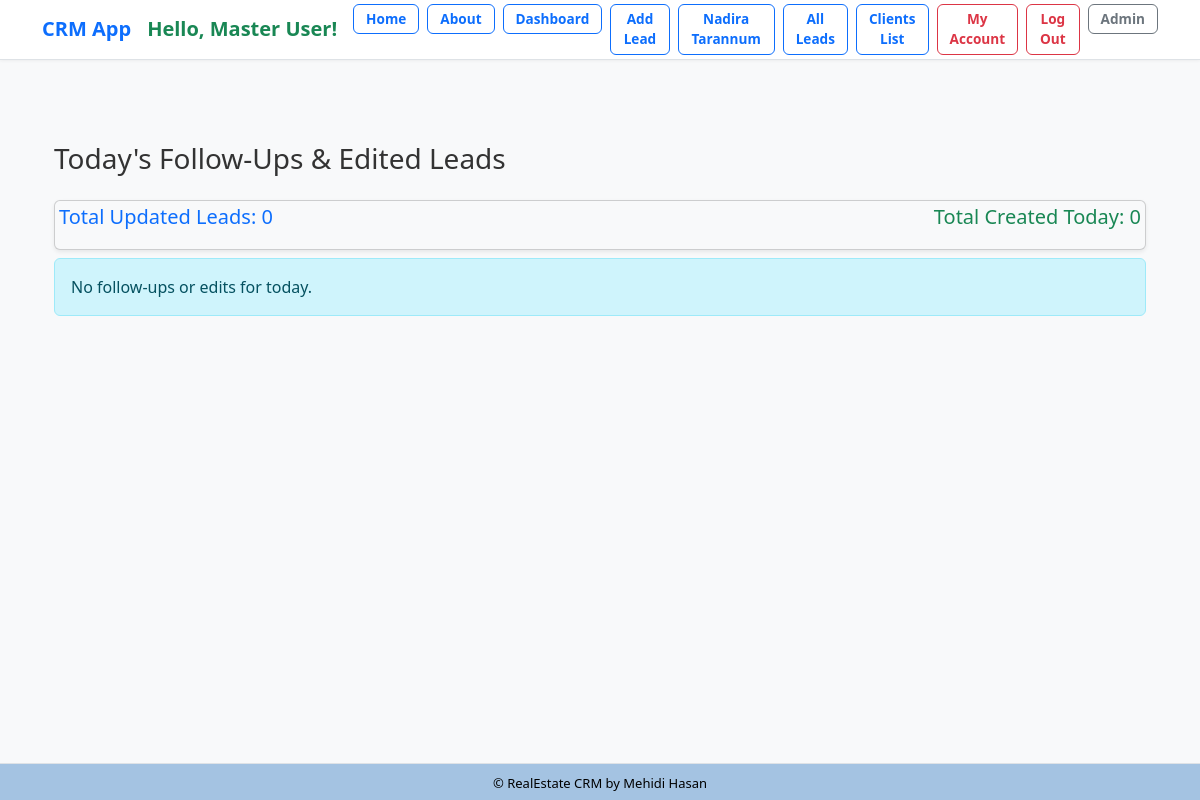
Before: /followups/today/ (signed in) with the older database file.
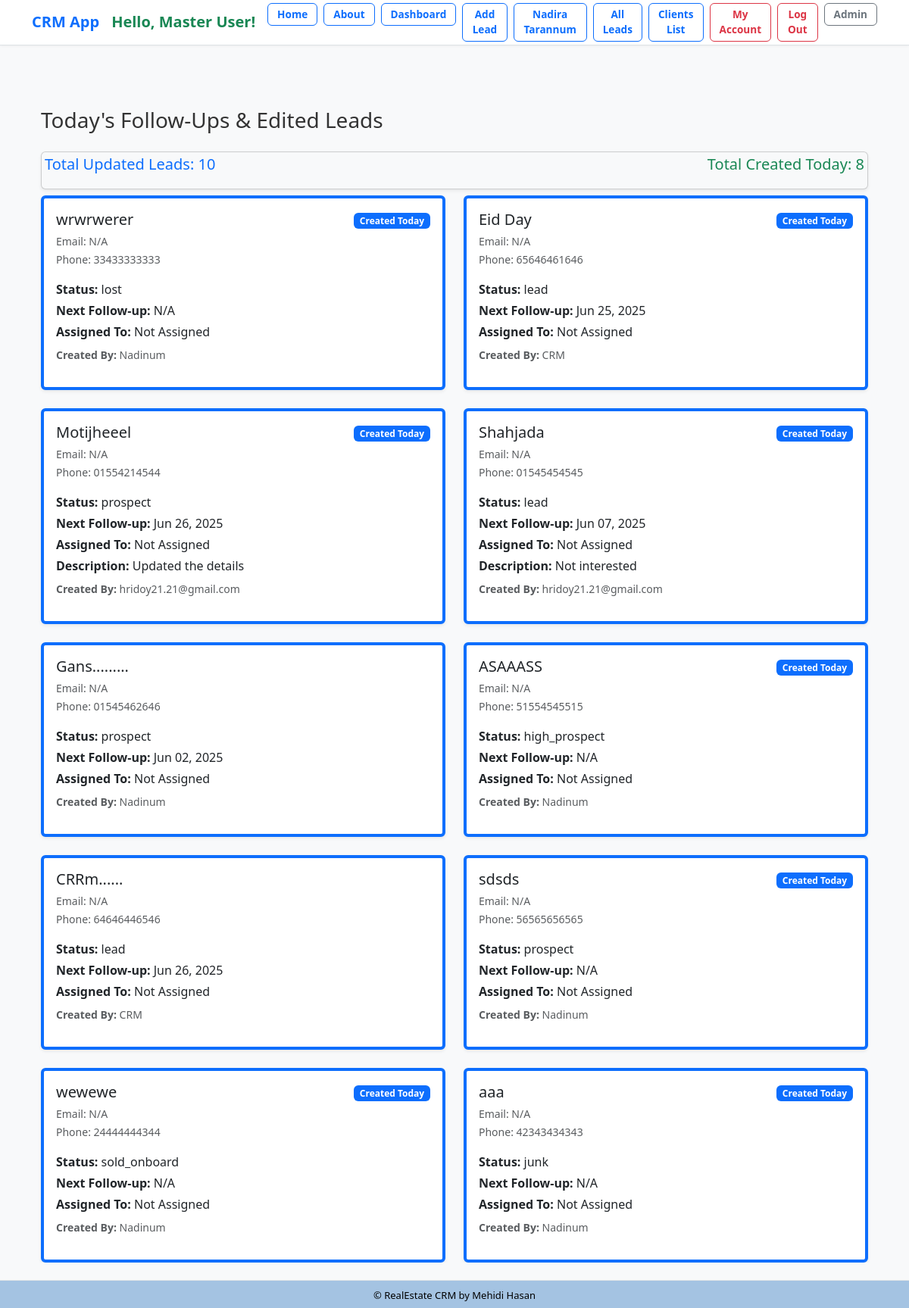
After: the same page with the newer database file.
### lead/models.py (models this page shows, shortened)
class Lead(models.Model):
    LEAD_STAGE_CHOICES = (
        ('lead', 'Lead'),
        ('prospect', 'Prospect'),
        ('high_prospect', 'High Prospect'),
        ('sold_onboard', 'Sold/On-board'),
        ('hold', 'Hold'),
        ('lost', 'Lost'),
        ('junk', 'Junk'),
    )
    PROFESSION_CHOICES = (
        ('doctor', 'Doctor'),
        ('artist', 'Artist'),
        ('engineer', 'Engineer'),
        ('teacher', 'Teacher'),
        ('student', 'Student'),
        ('other', 'Other'),
    )
    PROJECT_CHOICES = (
        ('grand', 'Grand'),
        ('majestic', 'Majestic'),
        ('skyvilla', 'Skyvilla'),
        ('maxus', 'Maxus'),
        ('other', 'Other'),
    )
    PROPERTY_STATUS_CHOICES = (
        ('ready', 'Ready'),
        ('initial', 'Initial'),
        ('going', 'Going'),
    )
    PREFERRED_LOCATION_CHOICES = (
        ('banani', 'Banani'),
        ('gulshan', 'Gulshan'),
        ('badda', 'Badda'),
        ('dhanmondi', 'Dhanmondi'),
        ('other', 'Other'),
    )
    COMPANY_CHOICES = (
        ('rupayanhousing', 'Rupayan Housing'),
        ('rupayancityuttara', 'Rupayan City Uttara'),
        ('other', 'Other'),
    )
    INTERESTED_PROJECT_BUILDING_CHOICES = (
        ('grand-building-12', 'Grand Building 12'),
        ('majestic-building-5', 'Majestic Building 5'),
        ('skyvilla-building-3', 'Skyvilla Building 3'),
        ('maxus-building-8', 'Maxus Building 8'),
        ('other', 'Other'),
    )
    UNIT_SIZE_CHOICES = (
        ('2000-2500', '2000-2500 sqft'),
        ('200-300', '200-300 sqft'),
        ('300-400', '300-400 sqft'),
        ('2500-3000', '2500-3000 sqft'),
        ('3000-3500', '3000-3500 sqft'),
        ('3500-4000', '3500-4000 sqft'),
        ('4000+', '4000+ sqft'),
        ('other', 'Other'),
    )
    PREFERENCE_FLOOR = (
        ('1st', '1st Floor'),
        ('2nd', '2nd Floor'),
        ('3rd', '3rd Floor'),
        ('4th', '4th Floor'),
        ('5th', '5th Floor'),
        ('6th', '6th Floor'),
        ('7th', '7th Floor'),
        ('8th', '8th Floor'),
        ('9th', '9th Floor'),
        ('10th', '10th Floor'),
        ('11th', '11th Floor'),
        ('12th', '12th Floor'),
        ('13th', '13th Floor'),
        ('14th', '14th Floor'),
        ('15th', '15th Floor'),
    )
    FACING_CHOICES = (
        ('east', 'East'),
        ('west', 'West'),
        ('north', 'North'),
        ('south', 'South'),
        ('north-east', 'North-East'),
        ('north-west', 'North-West'),
        ('south-east', 'South-East'),
        ('south-west', 'South-West'),
        ('other', 'Other'),
    )
    VIEW_CHOICES = (
        ('road', 'Road'),
        ('park', 'Park'),
        ('lake', 'Lake'),
        ('city', 'City'),
        ('other', 'Other'),
    )
    BUDGET_CHOICES = (
        ('less-than-50-lakh', 'Less than 50 Lakh'),
        ('less-than-1-crore', 'Less than 1 Crore'),
        ('1-crore-to-2-crore', '1 Crore to 2 Crore'),
        ('2-crore-to-3-crore', '2 Crore to 3 Crore'),
        ('3-crore-to-4-crore', '3 Crore to 4 Crore'),
        ('4-crore-to-5-crore', '4 Crore to 5 Crore'),
        ('more-than-5-crore', 'More than 5 Crore'),
        ('other', 'Other'),
    )
    LEAD_SOURCE_CHOICES = (
        ('sgl', 'SGL'),
        ('walkin', 'Walk-in'),
        ('other', 'Other'),
    )
    SUB_SOURCE_CHOICES = (
        ('ownsource', 'Own Source'),
        ('referral', 'Referral'),
        ('doorto-door', 'Door to Door'),
        ('social-media', 'Social Media'),
        ('online-advertisement', 'Online Advertisement'),
        ('other', 'Other'),
    )
    TEAM_LEADER_CHOICES = (
        ('iktadul', 'Iktadul'),
        ('salman', 'Salman'),
        ('other', 'Other'),
    )
    FOLLOWUP_STATUS_CHOICES = (
        ('call', 'Call'),
        ('email', 'Email'),
        ('int Meeting', 'Int Meeting'),
        ('Ext Meeting', 'Ext Meeting'),
        ('project visit', 'Project Visit'),
        ('sold', 'Sold'),
        ('onboard', 'On-board'),
        ('junk', 'Junk'),
    )
    name = models.CharField("Name", max_length=50)
    team = models.ForeignKey(Team, on_delete=models.CASCADE, null=True, blank=True)
    phone = models.CharField(
    "Phone",
        max_length=11,
        unique=True,
        validators=[
            RegexValidator(
                regex=r'^\d{11}$',
                message='Phone number must contain only numbers.',
                code='invalid_phone'
            )
        ]
    )
    present_address = models.CharField("Present Address", max_length=20, choices=PREFERRED_LOCATION_CHOICES, blank=True, null=True)
    primaryemail = models.EmailField("Primary Email", blank=True, null=True)
    secondaryemail = models.EmailField("Secondary Email", blank=True, null=True)
    profession = models.CharField("Profession", max_length=20, choices=PROFESSION_CHOICES, blank=True, null=True)
    resident = models.CharField("Resident", max_length=100, blank=True, null=True)
    notes = models.TextField("Notes", blank=True, null=True)
    projecttype = models.CharField("Project Type", max_length=20, choices=PROJECT_CHOICES, blank=True, null=True)
    projectstatus = models.CharField("Project Status", max_length=20, choices=PROPERTY_STATUS_CHOICES, default='ready', blank=True, null=True)
    preferred_location = models.CharField("Preferred Location", max_length=20, choices=PREFERRED_LOCATION_CHOICES, blank=True, null=True)
    company = models.CharField("Company", max_length=20, choices=COMPANY_CHOICES, default="rupayancityuttara", null=True)
    interested_project_building = models.CharField("Interested Project Building", max_length=30, choices=INTERESTED_PROJECT_BUILDING_CHOICES, blank=True, null=True)
    unit_size = models.CharField("Unit Size", max_length=20, choices=UNIT_SIZE_CHOICES, blank=True, null=True)
    preference_floor = models.CharField("Preference Floor", max_length=20, choices=PREFERENCE_FLOOR, blank=True, null=True)
    facing = models.CharField("Facing", max_length=20, choices=FACING_CHOICES, blank=True, null=True)
    view = models.CharField("View", max_length=20, choices=VIEW_CHOICES, blank=True, null=True)
    budget = models.CharField("Budget", max_length=20, choices=BUDGET_CHOICES, blank=True, null=True)
    leadsource = models.CharField("Lead Source", max_length=20, choices=LEAD_SOURCE_CHOICES, default='sgl', blank=True, null=True)
    subsource = models.CharField("Sub Source", max_length=20, choices=SUB_SOURCE_CHOICES, default='ownsource',blank=True, null=True)
    teamleader = models.CharField("Team Leader", max_length=20, choices=TEAM_LEADER_CHOICES, default='iktadul',blank=True, null=True)
    description = models.TextField("Description", blank=True, null=True)
    converted_to_client = models.BooleanField("Converted to Client", default=False)
    created_by = models.ForeignKey(User, related_name='leads', on_delete=models.CASCADE)
    created_at = models.DateTimeField("Created At", auto_now_add=True)
    modified_at = models.DateTimeField("Modified At", auto_now=True)
    followup_by = models.CharField("Follow Up By", max_length=50, choices=FOLLOWUP_STATUS_CHOICES, blank=True, null=True)
    lead_status = models.CharField("Lead Status", max_length=20, choices=LEAD_STAGE_CHOICES, default="lead", null=True)
    next_followup_by = models.CharField(max_length=20, choices=FOLLOWUP_STATUS_CHOICES, blank=True, null=True)
    next_followup_date = models.DateField("Next Follow Up Date", blank=True, null=True)
    modified_at = models.DateTimeField(auto_now=True)
    unique_id = models.CharField(max_length=255, unique=True, blank=True, null=True)

### dashboard/views.py (the view)
# urls.py: path('followups/today/', views.followup_today, name='followup_today'),
@login_required
def followup_today(request):
    today = now().date()
    if request.user.is_superuser:
        followups = FollowUp.objects.filter(followup_date=today).select_related('lead')
        leads_edited_today = Lead.objects.filter(modified_at__date=today)
    else:
        followups = FollowUp.objects.filter(user=request.user, followup_date=today).select_related('lead')
        leads_edited_today = Lead.objects.filter(
            modified_at__date=today,
            created_by=request.user
        )
    leads_from_followup = {f.lead for f in followups}
    all_today_leads = leads_from_followup.union(set(leads_edited_today))
    leads_data = []
    for lead in all_today_leads:
        leads_data.append({
            'lead': lead,
            'is_followed': lead in leads_from_followup,
            'is_edited': lead.modified_at.date() == today,
        })
    today_created_count = sum(1 for item in leads_data if item['lead'].created_at.date() == today)
    context = {
        'leads_data': leads_data,
        'today': today,
        'today_created_count': today_created_count,
    }
    return render(request, 'dashboard/followup_today.html', context)

### dashboard/templates/dashboard/followup_today.html (shortened to what this page needs)
{% extends "crm/base.html" %}
{% block content %}
<div class="container mt-4">
  <h3 class="mb-4">Today's Follow-Ups & Edited Leads</h3>
  <div class="card shadow-sm rounded p-1 mb-2 bg-light">
    <div class="d-flex justify-content-between align-items-center mb-3">
  <h5 class="mb-0 text-primary">Total Updated Leads: {{ leads_data|length }}</h5>
  <h5 class="mb-0 text-success">Total Created Today: {{ today_created_count }}</h5>
</div>
  </div>
  {% if leads_data %}
    <div class="row g-4">
      {% for item in leads_data %}
        <div class="col-md-6">
          <div class="card shadow-sm rounded h-100 p-3 border-start border-4
                      {% if item.is_followed %}border-success{% elif item.is_edited %}border-primary{% else %}border-secondary{% endif %}">
            <div class="d-flex justify-content-between align-items-start mb-2">
              <div>
                <h5 class="text-dark mb-1">{{ item.lead.name }}</h5>
                <small class="text-muted">
                  Email: {{ item.lead.email|default:"N/A" }}<br>
                  Phone: {{ item.lead.phone|default:"N/A" }}
                </small>
              </div>
              <div class="text-end">
  {% if item.lead.created_at.date == today %}
    <span class="badge bg-primary">Created Today</span>
  {% endif %}
</div>
            </div>
            <div class="mt-2">
              <p class="mb-1"><strong>Status:</strong> {{ item.lead.lead_status|default:"N/A" }}</p>
              <p class="mb-1"><strong>Next Follow-up:</strong>
                {% if item.lead.next_followup_date %}
                  {{ item.lead.next_followup_date|date:"M d, Y" }}
                {% else %}
                  N/A
                {% endif %}
              </p>
              <p class="mb-1"><strong>Assigned To:</strong>
                {% if item.lead.assigned_to %}
                  {{ item.lead.assigned_to.get_full_name|default:item.lead.assigned_to.username }}
                {% else %}
                  Not Assigned
                {% endif %}
              </p>
              {% if item.lead.description %}
                <p class="mb-1"><strong>Description:</strong> {{ item.lead.description }}</p>
              {% endif %}
                <p class="text-muted small mt-2">
  <strong>Created By:</strong>
  {% if item.lead.created_by %}
    {{ item.lead.created_by.username }}
  {% else %}
    Unknown
  {% endif %}
</p>
            </div>
          </div>
        </div>
      {% endfor %}
    </div>
  {% else %}
    <div class="alert alert-info">No follow-ups or edits for today.</div>
  {% endif %}
</div>
{% endblock %}

Changed rows visible on the page:
added Lead: lead.name "wrwrwerer", lead.email "N/A", lead.phone "33433333333", shows "Created Today", lead.lead_status "lost", lead.created_by.username "Nadinum"
added Lead: lead.name "Eid Day", lead.email "N/A", lead.phone "65646461646", shows "Created Today", lead.lead_status "lead", lead.next_followup_date "Jun 25, 2025", lead.created_by.username "CRM"
added Lead: lead.name "Motijheeel", lead.email "N/A", lead.phone "01554214544", shows "Created Today", lead.lead_status "prospect", lead.next_followup_date "Jun 26, 2025", lead.description "Updated the details", lead.created_by.username "hridoy21.21@gmail.com"
added Lead: lead.name "Shahjada", lead.email "N/A", lead.phone "01545454545", shows "Created Today", lead.lead_status "lead", lead.next_followup_date "Jun 07, 2025", lead.description "Not interested", lead.created_by.username "hridoy21.21@gmail.com"
now on this page (row edited): Lead: lead.name "Gans.........", lead.email "N/A", lead.phone "01545462646", lead.lead_status "prospect", lead.next_followup_date "Jun 02, 2025", lead.created_by.username "Nadinum"
added Lead: lead.name "ASAAASS", lead.email "N/A", lead.phone "51554545515", shows "Created Today", lead.lead_status "high_prospect", lead.created_by.username "Nadinum"
now on this page (row edited): Lead: lead.name "CRRm......", lead.email "N/A", lead.phone "64646446546", lead.lead_status "lead", lead.next_followup_date "Jun 26, 2025", lead.created_by.username "CRM"
added Lead: lead.name "sdsds", lead.email "N/A", lead.phone "56565656565", shows "Created Today", lead.lead_status "prospect", lead.created_by.username "Nadinum"
added Lead: lead.name "wewewe", lead.email "N/A", lead.phone "24444444344", shows "Created Today", lead.lead_status "sold_onboard", lead.created_by.username "Nadinum"
added Lead: lead.name "aaa", lead.email "N/A", lead.phone "42343434343", shows "Created Today", lead.lead_status "junk", lead.created_by.username "Nadinum"
Other visible differences:
{{ leads_data|length }}: "0" → "10"
{{ today_created_count }}: "0" → "8"
text no longer shown: "No follow-ups or edits for today."
